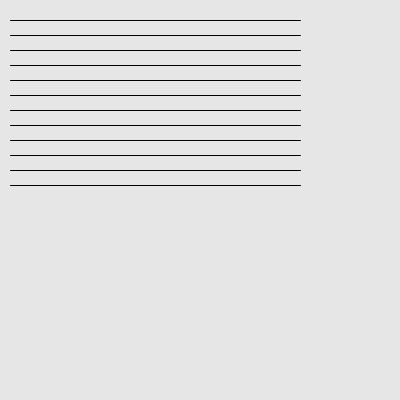
Frame 1 (no input)
Frame 60 (the mouse pressed at the canvas centre just before this capture): identical to frame 1, image omitted
Frame 120 (the mouse held since frame 60 and released just before this capture): identical to frame 1, image omitted

The Processing sketch that drew this single still picture (run headless with seeded random() and noise(); from frame 60 on, the mouse is pressed at the canvas centre):

// Processing sketch: processing_61267
// ── processing_61267.pde

void setup(){
  size (400, 400);
  smooth();
}
  
void draw(){
  background(230);
    
  for(int i = 20; i < 200 ; i = i + 15){
    
      line(10, i, 300, i);
    



}  
}
